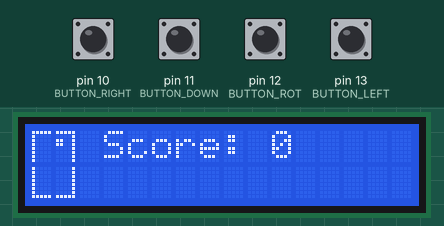
Bench run of a sketch on a simulated Arduino Uno, built with avr-gcc and run on an emulated ATmega328P. On the bench: 16×2 character LCD. Inputs (shaded band) come from the test bench; at power-on: pin 10 (BUTTON_RIGHT), pin 12 (BUTTON_ROT), pin 13 (BUTTON_LEFT) HIGH, pin 11 (BUTTON_DOWN) LOW. Random numbers use the default seed unless the sketch sets one; what the sketch prints to the serial monitor is not drawn.

Above: at 1.3 s.
1.4 s: pin 11 (BUTTON_DOWN) pulled HIGH for 1 s
At 2.7 s:
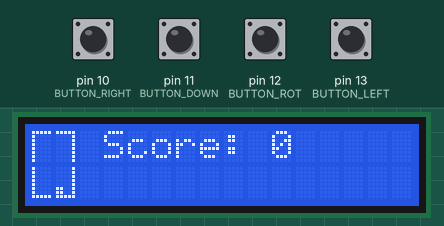
3.0 s: pin 10 (BUTTON_RIGHT) pulled LOW for 0.15 s
3.7 s: pin 12 (BUTTON_ROT) pulled LOW for 1 s
At 5.0 s:
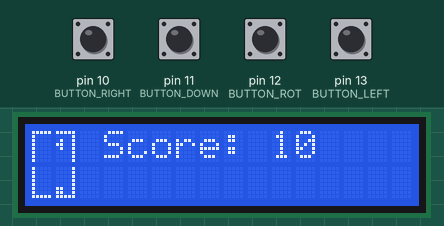
6.2 s: pin 13 (BUTTON_LEFT) pulled LOW for 0.15 s
At 8.1 s:
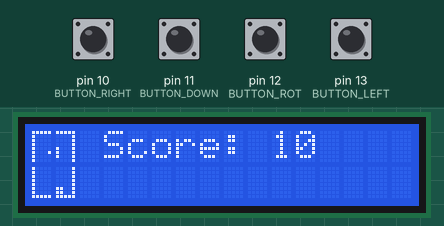
8.7 s: pin 11 (BUTTON_DOWN) pulled HIGH for 0.15 s
At 9.9 s:
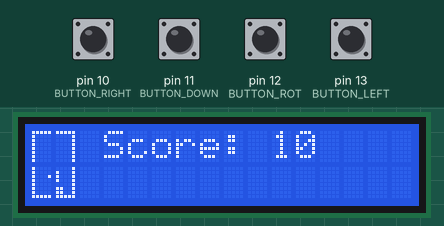
10.3 s: pin 10 (BUTTON_RIGHT) pulled LOW for 1 s
At 30.7 s:
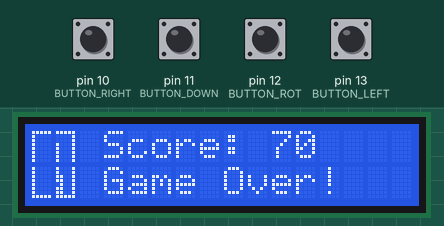

Measured:
- what the display in image 5 shows lasts 1.0 s, from 30.0 s to 31.0 s

The sketch:

Tetris.ino
```cpp
#include <LiquidCrystal_I2C.h>
#include <Wire.h>
#include <SPI.h>
#include "Tetris.h"
#define SS_PIN 10

/*
#define leftPin 13 // Black Wire
#define upPin 12 // White Wire
#define downPin 11 // Grey Wire
#define rightPin 10 // Purple Wire

int dirPins[] = {upPin,downPin,leftPin,rightPin};
//define an array of strings for the button names up down left and right
String dirNames[] = {"up","down","left","right"};
*/

void setup() {
  // put your setup code here, to run once:
  lcd.begin(16, 2);
  lcd.print("   Score: 0");
  Serial.begin(9600);


  randomSeed(analogRead(0)); //initialize pseudo-random number generator

  while (!Serial) {
    ; // wait for serial port to connect. Needed for native USB port only. To not reset the ATmega
  }
  Serial.println("Loading ...");
  Dp_Init();
  Te_Init();
  Serial.println(random(9, 15) * (10 + pow(3,1) * 10));
  Serial.println(random(9, 15) * (10 + pow(3,2) * 10));
  Serial.println(random(9, 15) * (10 + pow(3,3) * 10));
  Serial.println(random(9, 15) * (10 + pow(3,4) * 10));
}

/*
void dirReader(int rate){

  //read the button status
 for(int i=0;i<4;i++){
    //define button pins as input
    pinMode(dirPins[i],INPUT_PULLUP);
    //print the button name and status
    Serial.print(dirNames[i] + digitalRead(dirPins[i]));
    Serial.print(" ");
  }
  //wait for the sample time
  delay(rate);
  //print a new line
  Serial.println(" ");
}
*/


byte xC = 0;
byte yC = 0;
long frameCount = 0;

void loop() {
  // put your main code here, to run repeatedly:
  //dirReader(1000);
  frameCount++;
  Te_Draw();
  Te_Update(frameCount);
  //Serial.print("Left: " + BUTTON_LEFT_LAST + " Right: " + BUTTON_RIGHT_LAST + " Down: " + BUTTON_DOWN_LAST+ "Rot: " + BUTTON_DOWN_ROT);
  delay(1);
}
```

Display.h
```cpp
#include <LiquidCrystal_I2C.h>
#include <Wire.h>
#include <SPI.h>
#define SS_PIN 10
#define DP_HEIGHT 16
#define DP_WIDTH 10

const int  en = 2, rw = 1, rs = 0, d4 = 4, d5 = 5, d6 = 6, d7 = 7, bl = 3;
// Define I2C Address - change if reqiuired
const int i2c_addr = 0x3F;

LiquidCrystal_I2C lcd(i2c_addr, en, rw, rs, d4, d5, d6, d7, bl, POSITIVE);

void Dp_DrawLine(int x, int y, int length, bool hori, bool isSet);

struct ZeichenFlaeche {
  byte grid[8] = {
  B00000,
  B00000,
  B00000,
  B00000,
  B00000,
  B00000,
  B00000,
  B00000
};
};

ZeichenFlaeche zeichen[2][2];

void Dp_Init()
{
  lcd.createChar(0, zeichen[0][0].grid);
  lcd.createChar(1, zeichen[0][1].grid);
  lcd.createChar(2, zeichen[1][0].grid);
  lcd.createChar(3, zeichen[1][1].grid);
  Dp_DrawLine(0,0,10,true,true); // Linie Oben H
  Dp_DrawLine(0,15,10,true,true); // Linie Unten H
  Dp_DrawLine(0,0,16,false,true); // Linie Links V
  Dp_DrawLine(9,0,16,false,true); // Linie Rechts V
}

void Dp_Draw()
{
  lcd.createChar(0, zeichen[0][0].grid);
  lcd.createChar(1, zeichen[0][1].grid);
  lcd.createChar(2, zeichen[1][0].grid);
  lcd.createChar(3, zeichen[1][1].grid);
  lcd.setCursor(0, 0);
  lcd.write(byte(0));

  lcd.setCursor(0, 1);
  lcd.write(byte(1));

  lcd.setCursor(1, 0);
  lcd.write(byte(2));

  lcd.setCursor(1, 1);
  lcd.write(byte(3));
}

void Dp_SetPixel(int x, int y, bool isOn)
{
  if(isOn)
    bitSet  (zeichen[x/5][y/8].grid[y%8],4-x%5);
  else
    bitClear(zeichen[x/5][y/8].grid[y%8],4-x%5);
}

bool Dp_GetPixel(int x, int y)
{
  return bitRead(zeichen[x/5][y/8].grid[y%8],4-x%5)==1?true:false;
}

void Dp_DrawLine(int x, int y, int length, bool hori, bool isSet)
{
  for(int offset = 0; offset < length; offset++)
  {
    if(hori)
      Dp_SetPixel(x + offset, y, isSet);
    else
      Dp_SetPixel(x, y + offset, isSet);
  }
}
```

Stone.h
```cpp
#include "Display.h"
// I2C pin order starting from top of screen - Arduino Pins
// GND
// VCC - 5V
// After AREF
// SDA - 2nd to Last
// SCL - Last/

#define TE_WIDTH (DP_WIDTH - 2)
#define TE_HEIGHT (DP_HEIGHT - 2)

enum Stone_Type {
  TStone = 0,
  LStone = 1,
  IStone = 2,
  SStone = 3,
  ZStone = 5,
  OStone = 4,
};

struct Stone {
  byte field[4];
  char x = TE_WIDTH / 2 - 1;
  char y = 1;
  char rot = 0;
  Stone_Type type;
};

Stone St_InitStone();

bool St_HitTest(Stone st)
{
  for(char x = 0; x < 5; x++) // Zeilen eines Steins
  {
    for(char y = 0; y < 4; y++) // Spalten eines Steins
    {
      if(bitRead(st.field[y],x) == 1) // Ist der aktuelle Stein Pixel gesetzt?
      {
        char xT = st.x  + x; // Absolute x Position
        char yT = st.y + y;  // Absolute y Position
        if(xT < 1 || xT > TE_WIDTH || yT < 1 || yT > TE_HEIGHT) // Aktueller Stein Pixel aus dem Fenster.
        {
          Serial.print("HIT OUTWINDOW xT=");
          Serial.print(xT, DEC);
          Serial.print(" yT=");
          Serial.println(yT, DEC);
          return true;
        }
        if(Dp_GetPixel(xT,yT)) // Aktueller Stein Pixel auf dem Display ist belegt.
        {
          Serial.print("HIT Pixel xT=");
          Serial.print(xT, DEC);
          Serial.print(" yT=");
          Serial.println(yT, DEC);
          return true;
        }
      }
    }
  }
  return false;
}

void St_Print(Stone st, bool printIt)
{
  for(char x = 0; x < 5; x++)
  {
    for(char y = 0; y < 4; y++)
    {
      if(bitRead(st.field[y],x) == 1)
      {
        char xT = st.x  + x;
        char yT = st.y + y;
        if(xT < 1 || xT > TE_WIDTH || yT < 1 || yT > TE_HEIGHT) // Aktueller Stein Pixel aus dem Fenster.
          continue;
        Dp_SetPixel(xT, yT, printIt);
      }
    }
  }
}

void St_SetRot(Stone *st, char rot)
{
  (*st).rot = rot;
  switch((*st).type)
  {
    case TStone:
    {
      switch(rot)
      {
        case 0:
        {
          (*st).field[0] = B00000;
          (*st).field[1] = B00100;
          (*st).field[2] = B01110;
          (*st).field[3] = B00000;
        } break;

        case 1:
        {
          (*st).field[0] = B00000;
          (*st).field[1] = B00100;
          (*st).field[2] = B00110;
          (*st).field[3] = B00100;
        } break;

        case 2:
        {
          (*st).field[0] = B00000;
          (*st).field[1] = B00000;
          (*st).field[2] = B01110;
          (*st).field[3] = B00100;
        } break;

        case 3:
        {
          (*st).field[0] = B00000;
          (*st).field[1] = B00100;
          (*st).field[2] = B01100;
          (*st).field[3] = B00100;
        } break;
      }
    } break;

    case LStone:
    {
      switch(rot)
      {
        case 0:
        {
          (*st).field[0] = B00000;
          (*st).field[1] = B00010;
          (*st).field[2] = B01110;
          (*st).field[3] = B00000;
        } break;

        case 1:
        {
          (*st).field[0] = B00000;
          (*st).field[1] = B00100;
          (*st).field[2] = B00100;
          (*st).field[3] = B00110;
        } break;

        case 2:
        {
          (*st).field[0] = B00000;
          (*st).field[1] = B00000;
          (*st).field[2] = B01110;
          (*st).field[3] = B01000;
        } break;

        case 3:
        {
          (*st).field[0] = B00000;
          (*st).field[1] = B01100;
          (*st).field[2] = B00100;
          (*st).field[3] = B00100;
        } break;
      }
    } break;

    case IStone:
    {
      switch(rot)
      {
        case 0:
        case 2:
        {
          (*st).field[0] = B00100;
          (*st).field[1] = B00100;
          (*st).field[2] = B00100;
          (*st).field[3] = B00100;
        } break;

        case 1:
        case 3:
        {
          (*st).field[0] = B00000;
          (*st).field[1] = B00000;
          (*st).field[2] = B01111;
          (*st).field[3] = B00000;
        } break;
      }
    } break;

    case SStone:
    {
      switch(rot)
      {
        case 0:
        {
          (*st).field[0] = B00000;
          (*st).field[1] = B01100;
          (*st).field[2] = B00110;
          (*st).field[3] = B00000;
        } break;

        case 1:
        {
          (*st).field[0] = B00000;
          (*st).field[1] = B00100;
          (*st).field[2] = B01100;
          (*st).field[3] = B01000;
        } break;

        case 2:
        {
          (*st).field[0] = B00000;
          (*st).field[1] = B01100;
          (*st).field[2] = B00110;
          (*st).field[3] = B00000;
        } break;

        case 3:
        {
          (*st).field[0] = B00000;
          (*st).field[1] = B00010;
          (*st).field[2] = B00110;
          (*st).field[3] = B00100;
        } break;
      }
    } break;

    case OStone:
    {
      switch(rot)
      {
        case 0:
        case 1:
        case 2:
        case 3:
        {
          (*st).field[0] = B00000;
          (*st).field[1] = B01100;
          (*st).field[2] = B01100;
          (*st).field[3] = B00000;
        } break;
      }
    } break;

    default: break;
  }
}

void St_Rotate(Stone *st)
{
  St_SetRot(st, ((*st).rot+1)%4);
}

void St_BackRotate(Stone *st)
{
  char rot = (*st).rot - 1;
  if(rot == -1)
  rot = 3;
  St_SetRot(st, rot);
}

Stone St_InitStone()
{
  Stone st;
  st.type = (Stone_Type)random(0,5);
  St_SetRot(&st, 0);
  return st;
}
```

Tetris.h
```cpp
#include "Stone.h"

#define BUTTON_LEFT 13
#define BUTTON_ROT 12
#define BUTTON_DOWN 11
#define BUTTON_RIGHT 10

#define BUTTON_GREEN 6
#define BUTTON_YELLOW 7
#define BUTTON_RED 5
#define BUTTON_BLUE 4


bool BUTTON_LEFT_LAST = true;
bool BUTTON_RIGHT_LAST = true;
bool BUTTON_ROT_LAST = true;
bool BUTTON_DOWN_LAST = true;

bool BUTTON_GREEN_LAST = true;
bool BUTTON_BLUE_LAST = true;
bool BUTTON_RED_LAST = true;
bool BUTTON_YELLOW_LAST = true;
long points = 0;

Stone currentStone;

void Te_Init()
{
  currentStone = St_InitStone();
  pinMode(BUTTON_LEFT, INPUT_PULLUP);
  pinMode(BUTTON_RIGHT, INPUT_PULLUP);
  pinMode(BUTTON_ROT, INPUT_PULLUP);
}

void Te_Draw()
{
  St_Print(currentStone, true);
  Dp_Draw();
  St_Print(currentStone, false);
}

void Te_AddPoints(long p)
{
  points += p;
  lcd.setCursor(10, 0);
  lcd.print(points);
}

void Te_DeleteRow(int row)
{
  bool sw = true;
  for (int i = 0; i < 15; i++)
  {
    Dp_DrawLine(1, row, 8, true, sw);
    Dp_DrawLine(0,0,10,true,!sw); // Linie Oben H
    Dp_DrawLine(0,15,10,true,!sw); // Linie Unten H
    Dp_DrawLine(0,0,16,false,!sw); // Linie Links V
    Dp_DrawLine(9,0,16,false,!sw); // Linie Rechts V
    Dp_Draw();
    delay(90);
    sw = sw ? false : true;
  }
  Dp_DrawLine(1, row, 8, true, false);
  Dp_DrawLine(0,0,10,true,true); // Linie Oben H
  Dp_DrawLine(0,15,10,true,true); // Linie Unten H
  Dp_DrawLine(0,0,16,false,true); // Linie Links V
  Dp_DrawLine(9,0,16,false,true); // Linie Rechts V
  Dp_Draw();
  for (int zeile = row; zeile > 2; zeile--)
  {
    for (int x = 1; x < TE_WIDTH + 1; x++)
    {
      Dp_SetPixel(x, zeile, Dp_GetPixel(x, zeile - 1));
    }
  }
}

void Te_CheckRows()
{
  byte rowWins = 0;
  for (int zeile = TE_HEIGHT; zeile > 0; zeile--)
  {
    bool zeileVoll = true;
    for (int x = 1; x < TE_WIDTH; x++)
    {
      if (!Dp_GetPixel(x, zeile)) // Ist noch ein Stück frei in der aktuellen Zeile?
      {
        zeileVoll = false;
        break;
      }
    }
    if (zeileVoll) // Ist die aktuelle Zeile voll?
    {
      rowWins++;
      Te_DeleteRow(zeile);
      zeile++;
    }
  }
  if (rowWins > 0)
    Te_AddPoints(random(9, 15) * (10 + pow(3,rowWins) * 10));
}

void Te_Reload()
{
  for (int row = 1; row < TE_HEIGHT + 1; row++)
  {
    Dp_DrawLine(1, row, 8, true, true);
    Dp_Draw();
    delay(60);
  }
  delay(400);
  for (int row = TE_HEIGHT; row >= 1 ; row--)
  {
    Dp_DrawLine(1, row, 8, true, false);
    Dp_Draw();
    delay(60);
  }
  currentStone = St_InitStone();
  points = 0;
  lcd.setCursor(10, 0);
  lcd.print("0     ");
  lcd.setCursor(3, 1);
  lcd.print("             ");
}

void Te_Update(long frameCount)
{
  if (frameCount % 40  == 0)
  {
    currentStone.y++;
      if (points >= 100){
        currentStone.y++; } // move block faster the higher your score
    if (St_HitTest(currentStone)) // Stein ist unten Angekommen.
    {
      currentStone.y--;
      for(int i = 0; i < 5; i++)
      {
        St_Print(currentStone, true);
        Dp_Draw();
        delay(60);
        St_Print(currentStone, false);
        Dp_Draw();
        delay(60);
      }
      St_Print(currentStone, true);
      currentStone = St_InitStone();
      Dp_Draw();
      if (St_HitTest(currentStone))
      {
        lcd.setCursor(3, 1);
        lcd.write("Game Over!");
        delay(1000);
        while (!digitalRead(BUTTON_LEFT) || !digitalRead(BUTTON_RIGHT));
        Te_Reload();
      }
      Te_AddPoints(random(1, 4) * 10);
      Te_CheckRows();
      return;
    }
  }

  if(frameCount % 10) // Nach Unten Schieben frei geben (Damit man den Knopf gedrückt lassen kann)
  {
    BUTTON_DOWN_LAST=false;
  }


  if (digitalRead(BUTTON_LEFT))
  {
    if (!BUTTON_LEFT_LAST)
    {
      BUTTON_LEFT_LAST = true;

      // Versuche Stein zu verschieben
      currentStone.x--;
      if (St_HitTest(currentStone))
        currentStone.x++;
    }
  }
  else BUTTON_LEFT_LAST = false;

  if (digitalRead(BUTTON_RIGHT))
  {
    if (!BUTTON_RIGHT_LAST)
    {
      BUTTON_RIGHT_LAST = true;

      // Versuche Stein zu verschieben
      currentStone.x++;
      if (St_HitTest(currentStone))
        currentStone.x--;
    }
  }
  else BUTTON_RIGHT_LAST = false;

  if (digitalRead(BUTTON_ROT))
  {
    if (!BUTTON_ROT_LAST)
    {
      BUTTON_ROT_LAST = true;

      // Versuche Stein zu verschieben
      St_Rotate(&currentStone);
      if (St_HitTest(currentStone))
        St_BackRotate(&currentStone);
    }
  }
  else BUTTON_ROT_LAST = false;

  if (digitalRead(BUTTON_DOWN))
  {
    if (!BUTTON_DOWN_LAST)
    {
      BUTTON_DOWN_LAST = true;

      // Versuche Stein zu verschieben
      currentStone.y++;
      if (St_HitTest(currentStone))
        currentStone.y--;
    }
  }
  else BUTTON_DOWN_LAST = false;
}
```
